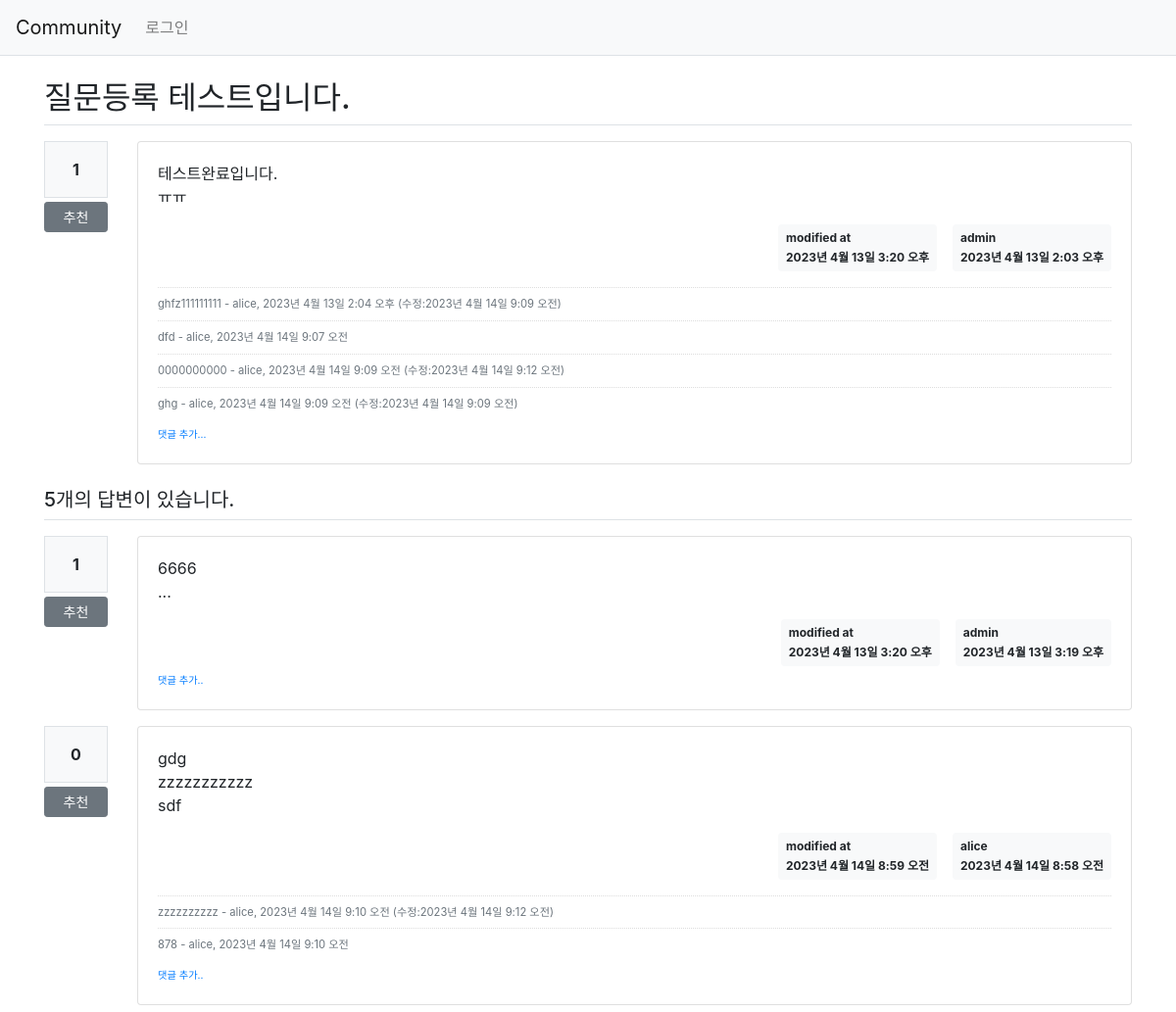
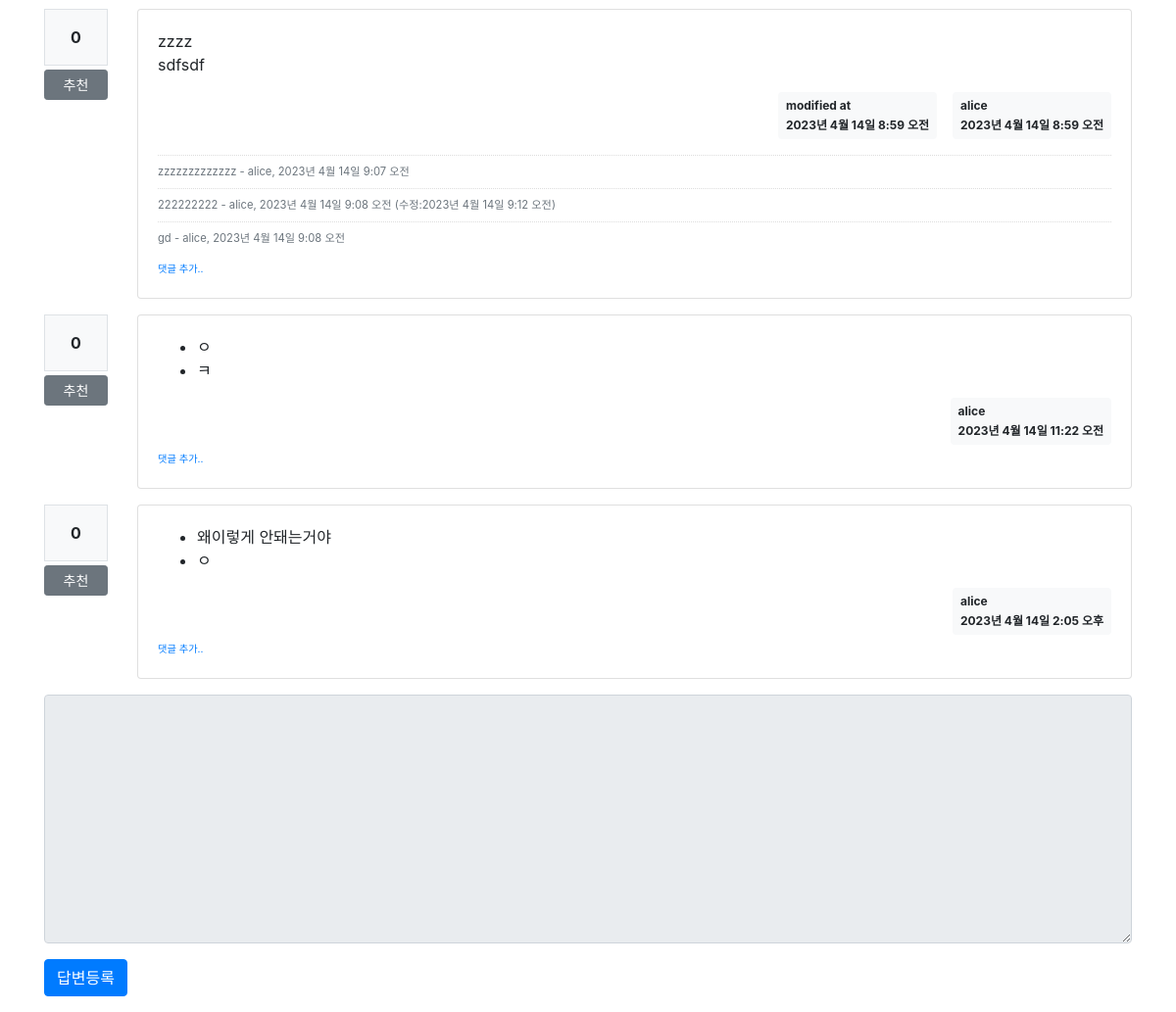
/community/306/, run on the app's committed database (2 pictures, top to bottom).
### community/models.py (models this page shows, shortened)
class Question(models.Model):
    author = models.ForeignKey(User, on_delete=models.CASCADE,related_name='author_question')
    subject = models.CharField(max_length=200)
    content = models.TextField()    #글자수 제한이 없는 데이터
    modify_date = models.DateTimeField(null=True, blank=True)
    create_date = models.DateTimeField()
    voter = models.ManyToManyField(User, related_name='voter_question')

class Comment(models.Model):
    author = models.ForeignKey(User, on_delete=models.CASCADE)
    content = models.TextField()
    create_date = models.DateTimeField()
    modify_date = models.DateTimeField(null=True, blank=True)
    question = models.ForeignKey(Question, null=True, blank=True, on_delete=models.CASCADE)
    answer = models.ForeignKey(Answer, null=True, blank=True, on_delete=models.CASCADE)

class Answer(models.Model):
    author = models.ForeignKey(User, on_delete=models.CASCADE, related_name='author_answer')
    question = models.ForeignKey(Question, on_delete=models.CASCADE)
    content = models.TextField()
    modify_date = models.DateTimeField(null=True, blank=True)
    create_date = models.DateTimeField()
    voter = models.ManyToManyField(User, related_name='voter_answer')

### community/views/base_views.py (the view)
# urls.py: path('<int:question_id>/', base_views.detail, name='detail'),
def detail(request, question_id):
    question = get_object_or_404(Question, pk=question_id)
    context ={'question' : question}
    return render(request, 'community/question_detail.html', context)

### community/templatetags/community_filter.py (called while the page is built)
@register.filter()
def mark(value):
        extensions = ["nl2br", "fenced_code"]
        return mark_safe(markdown.markdown(value, extensions=extensions))

### templates/community/question_detail.html (shortened to what this page needs)
{% extends 'base.html' %}
{% load community_filter %}
{% block content %}
<div class="container my-3">
    <h2 class="border-bottom py-2">{{ question.subject }}</h2>
    <div class="row my-3">
        <div class="col-1">
            <div class="bg-light text-center p-3 border font-weight-bolder mb-1">
                {{ question.voter.count }}
            </div>
            <a href="#" data-uri="{% url 'community:vote_question' question.id %}"
               class="recommend btn btn-sm btn-secondary btn-block my-1">추천</a>
        </div>
        <div class="col-11">
            <div class="card">
                <div class="card-body">
                    <div class="card-text">{{ question.content|mark }}</div>
                    <div class="d-flex justify-content-end">
                        {% if question.modify_date %}
                        <div class="badge badge-light p-2 text-left mx-3">
                            <div class="mb-2">modified at</div>
                            <div>{{ question.modify_date }}</div>
                        </div>
                        {% endif %}
                        <div class="badge badge-light p-2 text-left">
                            <div class="mb-2"> {{ question.author.username }}</div>
                            <div>{{ question.create_date }}</div>
                        </div>
                    </div>
                    {% if question.comment_set.count > 0 %}
                    <div class="mt-3">
                        {% for comment in question.comment_set.all %}
                        <div class="comment py-2 text-muted">
                            <span style="white-space: pre-line;">{{comment.content}}</span>
                            <span>
                    - {{ comment.author }}, {{ comment.create_date }}
                    {% if comment.modify_date %}
                    (수정:{{ comment.modify_date }})
                    {% endif %}
                </span>
                        </div>
                        {% endfor %}
                    </div>
                    {% endif %}
                    <div>
                        <a href="{% url 'community:comment_create_question' question.id %}" class="small"><small>댓글
                            추가...</small></a>
                    </div>
                </div>
            </div>
        </div>
    </div>
    <h5 class="border-bottom my-3 py-2">{{question.answer_set.count}}개의 답변이 있습니다.</h5>
    {% for answer in question.answer_set.all %}
    <div class="row my-3">
        <div class="col-1">
            <div class="bg-light text-center p-3 border font-weight-bolder mb-1">
                {{ answer.voter.count}}
            </div>
            <a href="#" data-uri="{% url 'community:vote_answer' answer.id %}"
               class="recommend btn btn-sm btn-secondary btn-block my-1">추천</a>
        </div>
        <div class="col-11">
            <div class="card">
                <div class="card-body">
                    <div class="card-text">{{ answer.content|mark }}</div>
                    <div class="d-flex justify-content-end">
                        {% if answer.modify_date %}
                        <div class="badge badge-light p-2 text-left mx-3">
                            <div class="mb-2">modified at</div>
                            <div>{{ answer.modify_date }}</div>
                        </div>
                        {% endif %}
                        <div class="badge badge-light p-2 text-left">
                            <div class="mb-2">{{ answer.author.username }}</div>
                            <div>{{ answer.create_date }}</div>
                        </div>
                    </div>
                    {% if answer.comment_set.count > 0 %}
                    <div class="mt-3">
                        {% for comment in answer.comment_set.all %}
                        <div class="comment py-2 text-muted">
                            <span style="white-space: pre-line;">{{ comment.content }}</span>
                            <span>
                        - {{ comment.author }}, {{ comment.create_date }}
                        {% if comment.modify_date %}
                        (수정:{{ comment.modify_date }})
                        {% endif %}
                    </span>
                        </div>
                        {% endfor %}
                    </div>
                    {% endif %}
                    <div>
                        <a href="{% url 'community:comment_create_answer' answer.id %}" class="small"><small>댓글
                            추가..</small></a>
                    </div>
                </div>
            </div>
        </div>
    </div>
    {% endfor %}
    <form action="{% url 'community:answer_create' question.id %}" method="post" class="my-3">
        <div class="form-group">
            <textarea name="content" id="content" {% if not user.is_authenticated %}disabled{% endif %} class="form-control" rows="10"></textarea>
        </div>
        <input type="submit" value="답변등록" class="btn btn-primary">
    </form>
</div>
{% endblock %}

### static/style.css (style rules this page uses)
.comment { border-top : dotted 1px #ddd; font-size:0.7em; }

### data on the page
Question: subject "질문등록 테스트입니다.", voter.count "1", content|mark "테스트완료입니다. ㅠㅠ", modify_date "2023년 4월 13일 3:20 오후", author.username "admin", create_date "2023년 4월 13일 2:03 오후", answer_set.count "5"
Comment: content "ghfz111111111", author "alice", create_date "2023년 4월 13일 2:04 오후", modify_date "2023년 4월 14일 9:09 오전"
Comment: content "dfd", author "alice", create_date "2023년 4월 14일 9:07 오전"
Comment: content "0000000000", author "alice", create_date "2023년 4월 14일 9:09 오전", modify_date "2023년 4월 14일 9:12 오전"
Comment: content "ghg", author "alice", create_date "2023년 4월 14일 9:09 오전", modify_date "2023년 4월 14일 9:09 오전"
Answer: voter.count "1", content|mark "6666 ...", modify_date "2023년 4월 13일 3:20 오후", author.username "admin", create_date "2023년 4월 13일 3:19 오후"
Answer: voter.count "0", content|mark "gdg zzzzzzzzzzz sdf", modify_date "2023년 4월 14일 8:59 오전", author.username "alice", create_date "2023년 4월 14일 8:58 오전"
Comment: content "zzzzzzzzzz", author "alice", create_date "2023년 4월 14일 9:10 오전", modify_date "2023년 4월 14일 9:12 오전"
Comment: content "878", author "alice", create_date "2023년 4월 14일 9:10 오전"
Answer: voter.count "0", content|mark "zzzz sdfsdf", modify_date "2023년 4월 14일 8:59 오전", author.username "alice", create_date "2023년 4월 14일 8:59 오전"
Comment: content "zzzzzzzzzzzzz", author "alice", create_date "2023년 4월 14일 9:07 오전"
Comment: content "222222222", author "alice", create_date "2023년 4월 14일 9:08 오전", modify_date "2023년 4월 14일 9:12 오전"
Comment: content "gd", author "alice", create_date "2023년 4월 14일 9:08 오전"
Answer: voter.count "0", content|mark "ㅇ ㅋ", author.username "alice", create_date "2023년 4월 14일 11:22 오전"
Answer: voter.count "0", content|mark "왜이렇게 안돼는거야 ㅇ", author.username "alice", create_date "2023년 4월 14일 2:05 오후"
